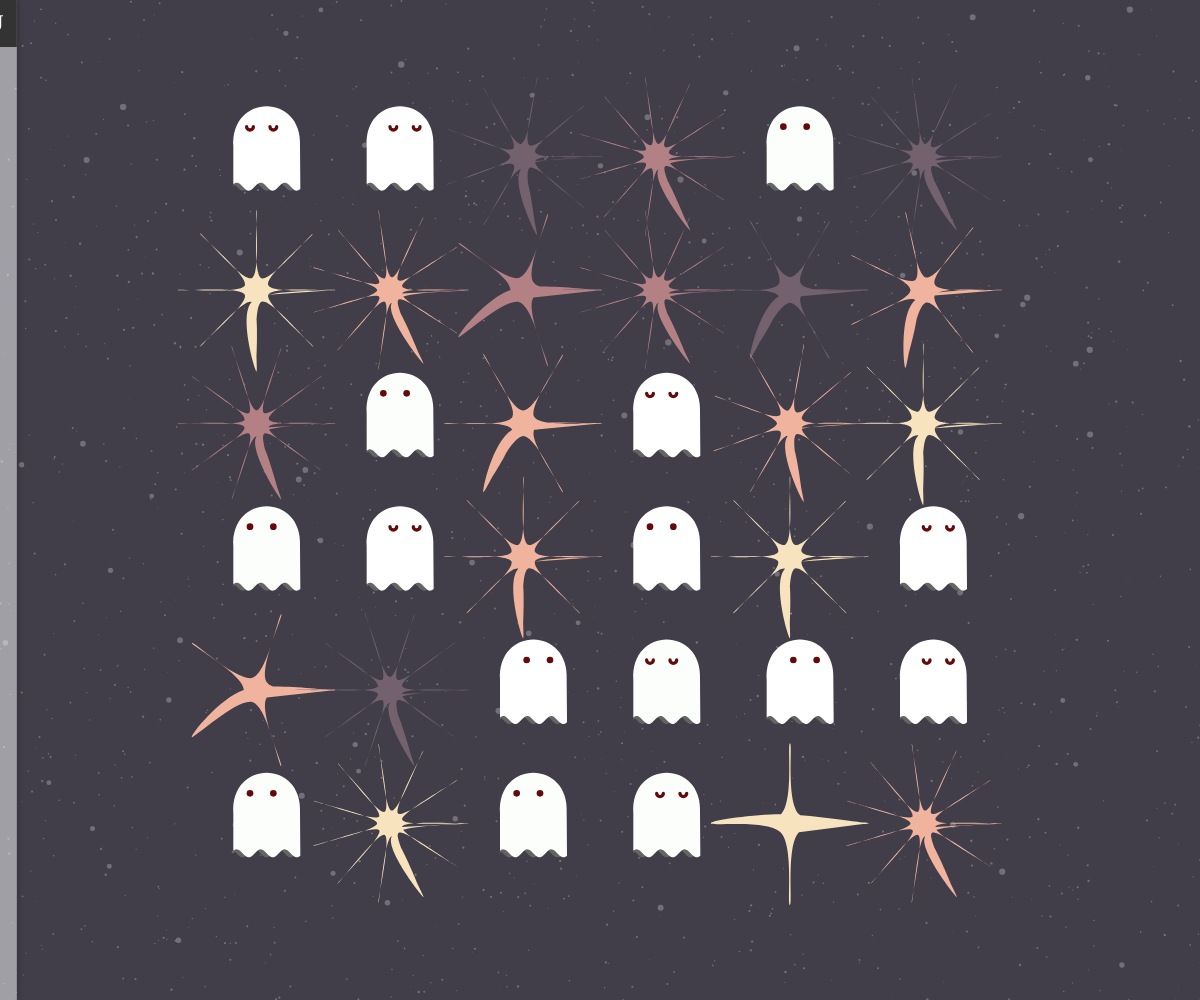
Frame 1 (no input)
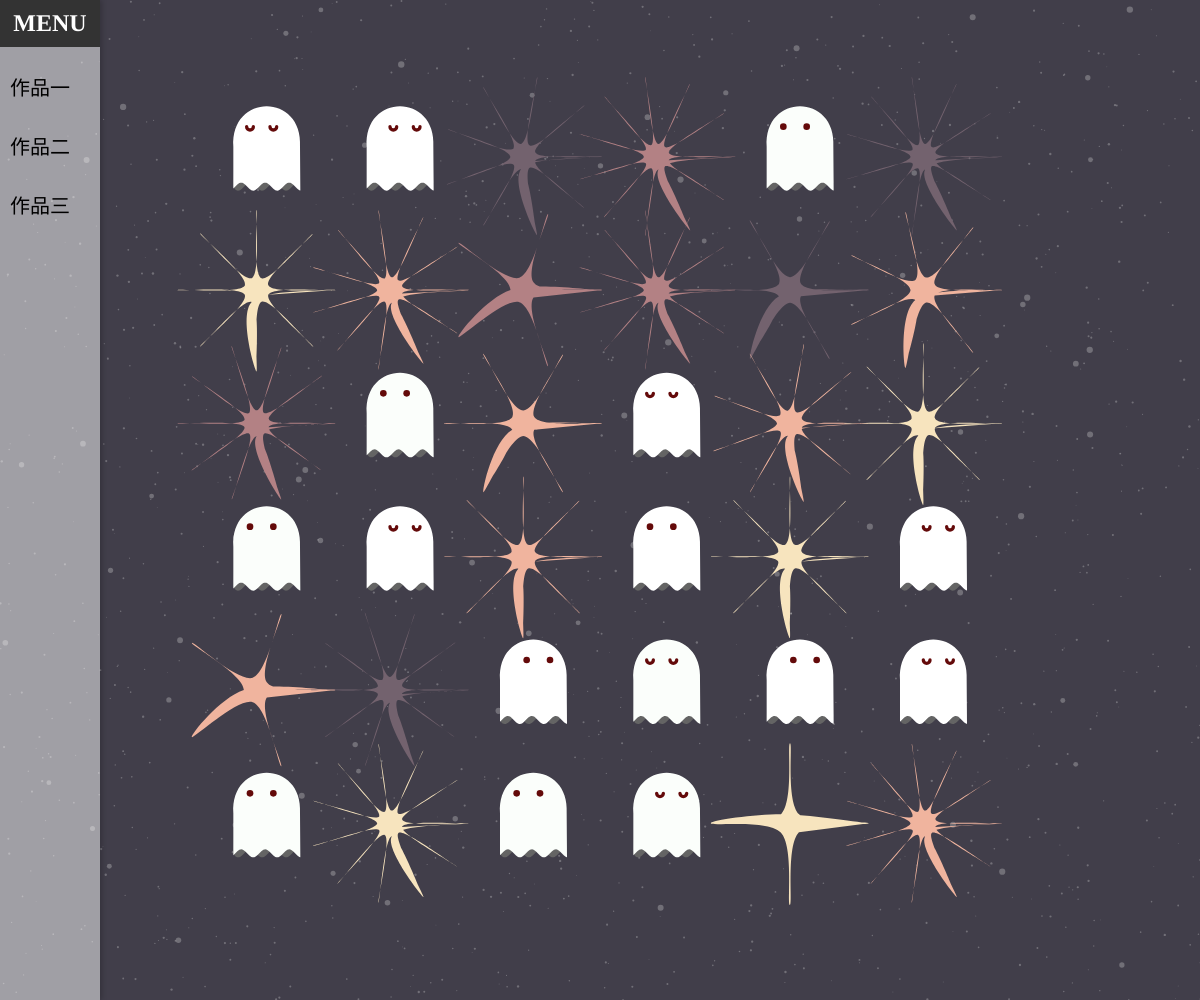
Frame 60 (no input)
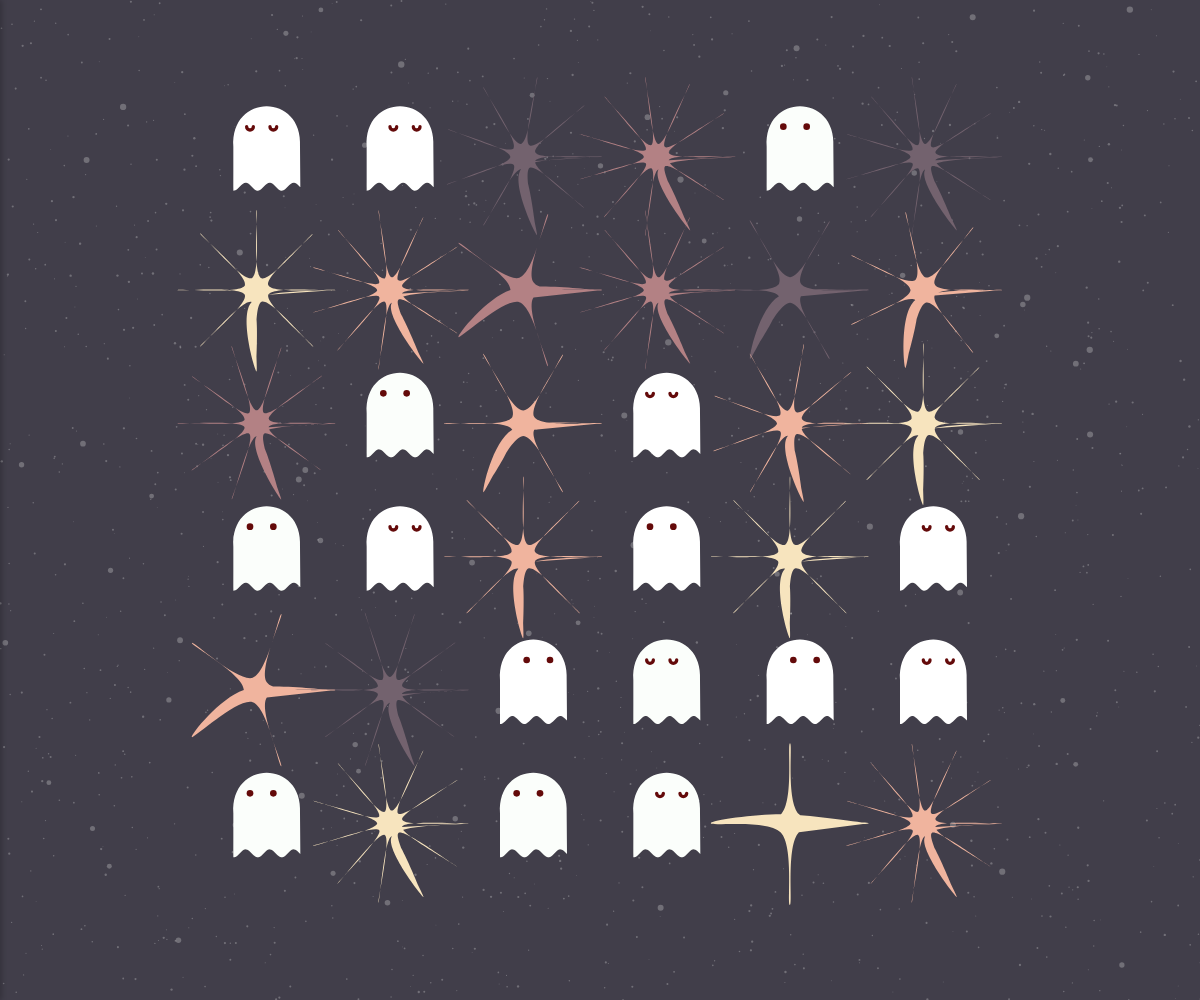
Frame 120 (the mouse pressed at the canvas centre since frame 60)

The p5.js sketch that drew these frames (run headless with seeded random() and noise() and a simulated clock; from frame 60 on, the mouse is pressed at the canvas centre):

// p5.js sketch
// ── sketch.js
//reference[function lines's formula and code]:uila(@muilavalium) https://twitter.com/muilavalium/status/1407907000575565825
//reference [resize]: Bárbara Almeida https://openprocessing.org/crayon/9/1
const palettes = [
	['#413e4a', '#73626e', '#b38184', '#f0b49e', '#f7e4be'],
	['#e8ddcb', '#cdb380', '#036564', '#033649', '#031634'],
	['#223843', '#e9dbce', '#eff1f3', '#dbd3d8', '#d8b4a0', '#d77a61'],
	['#e29578', '#ffffff', '#006d77', '#83c5be', '#ffddd2', '#edf6f9'],
	['#594f4f', '#547980', '#45ada8', '#9de0ad', '#e5fcc2'],
	['#333333', '#8bc9c3', '#ffae43', '#ea432c', '#228345', '#d1d7d3', '#524e9c', '#9dc35e', '#f0a1a1'],
	['#e3cd98', '#c37c2b', '#f6ecce', '#333333', '#386a7a']
];
let a, d, x, y, h, s;
let t = 0.0;
let vel = 0.02;
let bg;
let palette_selected;
let pg, cc;

/** OPC START **/
let seed, formation, colors, fluctuation, star_shape, star_size, ghosts;
if (typeof OPC !== 'undefined') {
    OPC.slider('seed', ~~(Math.random() * 1000), 0, 1000);
    OPC.slider('formation', ~~(Math.random() * (4-1)+1), 1, 3, 1);
    OPC.slider('colors', ~~(Math.random() * palettes.length), 0, palettes.length-1, 1);
    OPC.slider('fluctuation', ~~(Math.random() * 5), 0, 5,1);
    OPC.slider('star_shape', (Math.random().toFixed(2)), 0, 1, 0.01);
    OPC.slider('star_size', ~~(Math.random()*(10-(-10)+(-10))), -10, 10, 0.1);
    OPC.slider('ghosts', (Math.random().toFixed(1)), 0, 1, 0.1);
} else {
    // 后备默认值（可根据需要调整）
    seed = ~~(Math.random() * 1000);
    formation = Math.floor(Math.random() * 3) + 1; // 1..3
    colors = Math.floor(Math.random() * palettes.length);
    fluctuation = Math.floor(Math.random() * 6); // 0..5
    star_shape = parseFloat(Math.random().toFixed(2));
    star_size = (Math.random() * 20) - 10; // -10..10
    ghosts = parseFloat(Math.random().toFixed(1)); // 0.0..1.0
}
/** OPC END **/

function setup() {
	createCanvas(windowWidth, windowHeight);
	pg = createGraphics(width, height)
	pg.fill(220, 80);
	pg.noStroke();
	bg = min(windowWidth*0.8, windowHeight*0.8)
	let bgStarNum = bg * 2
	let bgStarSize = bg * 0.001;
	for (let i = 0; i < bgStarNum; i++) {
		pg.ellipse(random(width), random(height), random(1) < 0.95 ? random(bgStarSize, bgStarSize * 3) : random(bgStarSize * 6, bgStarSize * 8))
	}
}

function windowResized() {
	resizeCanvas(windowWidth, windowHeight);
	//reset();
}

function mouseClicked() {
	shuffle(palette_selected, true);
}

function draw() {
	randomSeed(seed);
	palette_selected = palettes[colors];
	background(palette_selected[0]);
	image(pg, 0, 0)
	noStroke();
 translate(width/2,height/2)
	if (formation == 1) {
		lines();
	} else if (formation == 2) {
		spiral();
	} else if (formation == 3) {
		tile();
	}
	t += vel;
}

function lines() {
	for (let j = -bg/2; j < bg/2; j += bg/4) {
		push();
		translate(-bg / 2-bg*0.1, j)
		let a = PI /12
		rotate(-a / 2);
		push();
    x = bg /4;
		y = x * tan(a / 2);
		h = sqrt(sq(x) + sq(y));
		s = (h + y) / (h - y);

		while (x < bg) {
			let colNum = int(random(1, palette_selected.length));
			cc = color(palette_selected[colNum]);
if (random(1) < ghosts) {
				ghost(x, y+bg*0.04, (1.5 * y),(1.5 * y)* 1.5, random(1) > 0.5 ? 1 : 2, a)
			} else {
				star(x, y+bg*0.04, (1.5 * y)*0.35, cc)
			}
			push();
		translate(bg * 0.15, bg*0.32)
			if (random(1) < ghosts) {
				ghost(bg-x, -y, (1.5 * y), (1.5 * y) * 1.5, random(1) > 0.5 ? 1 : 2, a)
			} else {
				star(bg-x, -y, (1.5 * y) * 0.35, cc)
			}
			pop();
			x = x * s;
			y = y * s;
		}
		pop();
		pop();
	}
}

function spiral() {
	push();
	let pos = createVector(0, 0)
	let step = 2 * PI * 0.08;
	let num2 = (TWO_PI * 10) + PI
	let radius = width * 0.02;
	let pnum = 1.1;
	for (let i = 0; i < num2; i += step) {
		let colNum = int(random(1, palette_selected.length));
		cc = color(palette_selected[colNum]);
		push();
		pos.x = radius * pow(pnum, i) * sin(i);
		pos.y = radius * pow(pnum, i) * cos(i)
		let d = abs(pow(pnum, i) * (bg * 0.018));
		let angle = pos.heading();

		translate(pos.x, pos.y);
		fill(255)
		if (random(1) < ghosts) {
			ghost(0, 0, d, d * 1.5, random(1) > 0.5 ? 1 : 2, angle * 2)
		} else {
			star(0, 0, d * 0.3, cc)
		}
		pop();
	}
	pop();
}

function tile() {
	let count = 6;
	let w =bg / count;
	for (var j = 0; j < count; j++) {
		for (var i = 0; i < count; i++) {
			let colNum = int(random(1, palette_selected.length));
			cc = color(palette_selected[colNum]);
			let x = -bg / 2 + i * w+ w / 2;
			let y = -bg / 2 + j * w+ w / 2;
			push();
			translate( x,  y )
			if (random(1) < ghosts) {
				ghost(0, 0, w, w * 1.5, random(1) > 0.5 ? 1 : 2, 0)
			} else {
				star(0, 0, w * 0.35, cc);
			}
			pop();

		}
	}
}

	function star(x, y, d, cc) {
    push();
    fill(cc);
    noStroke();
    push();
    translate(x, y)
    let points = int(random(3, 12))
    let angle = TAU / points;
    let rBase = d + (d*star_size)*0.1
    let xInit = -10;
    let yInit = -10
    let rDiv = width * 0.01;

    beginShape();
    // 修复：为每次迭代计算 radian，避免未初始化导致 NaN
    for (let i = 0; i < points + 3; i++) {
        let radian = i / points;
        let pN = noise(xInit + (rBase) * cos(TAU * radian) * 0.2, yInit + (rBase) * sin(TAU * radian) * 0.5, t*fluctuation);
        let pR = (rBase) + rDiv * noise(pN);
        let pX = xInit + pR * cos(TAU * radian);
        let pY = yInit + pR * sin(TAU * radian); 
        curveVertex(pX, pY); 
        pX = xInit + (pR * star_shape) * cos(TAU * radian + (angle * 0.5)); 
        pY = yInit + (pR * star_shape) * sin(TAU * radian + (angle * 0.5)); 
        curveVertex(pX, pY);
    }
    endShape(CLOSE);
    pop();
    pop();
	}

	function ghost(x, y, w, h, ran, a) {
		let size = 5;
		let hW = w / (size * 0.8);
		let hH = h / (size);
		let eyecol = color(100, 10, 10)
		let bodycol = ["#ffffff", "#fbfefb"];
		noStroke();
		push();
		translate(x , y - hH * 0.5);
		rotate(a / 2)
		push();
		//leg_shadow-----
		fill(100);
		beginShape();
		vertex(-hW * 0.95, 0);
		vertex(hW * 0.95, 0);
		for (let i = hW; i > -hW + 1; i -= 1) {
			let y = hH + hH / 10 * cos(radians(i / (hW / 500)) + t);
			vertex(i, y);
		}
		vertex(-hW, hH);
		endShape();

		//ghost_body-----
		fill(random(bodycol));
		beginShape();
		vertex(hW, 0);
		bezierVertex(hW * 1.1, -hH * 1.35, -hW * 1.1, -hH * 1.35, -hW, 0);
		vertex(-hW, hH);
		for (let i = -hW; i < hW + 1; i += 1) {
			let y = hH + hH / 10 * sin(radians(i / (hW / 500)) - t);
			vertex(i, y);
		}
		vertex(hW, 0);
		endShape();
		pop();
		//eye
		let rannum = random(1) > 0.5 ? 1 : 2
		if (ran == 1) {

			fill(eyecol);
			strokeCap(ROUND)
			if (rannum == 1) {
				ellipse(-hW / 2, -hH / 2, hW / 5);
				ellipse(hW / 5, -hH / 2, hW / 5);
			} else {
				ellipse(hW / 2, -hH / 2, hW / 5);
				ellipse(-hW / 5, -hH / 2, hW / 5);
			}

		} else {
			stroke(eyecol);
			strokeWeight(hW / 10)
			noFill();
			if (rannum == 1) {
				arc(-hW / 2, -hH / 2, hW / 5, hW / 5, TWO_PI, PI);
				arc(hW / 5, -hH / 2, hW / 5, hW / 5, TWO_PI, PI);
			} else {
				arc(hW / 2, -hH / 2, hW / 5, hW / 5, TWO_PI, PI);
				arc(-hW / 5, -hH / 2, hW / 5, hW / 5, TWO_PI, PI);
			}
		}
		pop();
	}





  
document.addEventListener('DOMContentLoaded', function() {
    const threshold = 100; // 顯示選單的距離閾值 (100 像素)
    const menuWidth = 100; // 選單寬度
    
    // 定義選單項目內容及對應的連結
    const menuItems = [
        { name: '作品一', url: 'https://luluquinyuchin-cloud.github.io/20251014_1/' }, // 保持作品一連結
        { name: '作品二', url: 'https://hackmd.io/@tVINjW-9Sh-zy8GAA_LLcg/HJBgKd12xg' }, // 設定作品二連結
        { name: '作品三', url: '#' } // 保持作品三連結為 #
    ];

    // --- 1. 動態創建選單結構 ---
    
    let menuContainer = document.getElementById('menu-container');
    if (!menuContainer) {
        menuContainer = document.createElement('div');
        menuContainer.id = 'menu-container';
        document.body.appendChild(menuContainer);
    }
    
    // 創建顯眼的 MENU 標籤 (作為選單的標頭/按鈕)
    const menuLabel = document.createElement('div');
    menuLabel.id = 'menu-label';
    menuLabel.textContent = 'MENU';
    menuContainer.appendChild(menuLabel);

    // 創建子選單列表
    const menuList = document.createElement('ul');
    menuList.id = 'main-menu';
    menuContainer.appendChild(menuList);
    
    // 創建選單連結
    menuItems.forEach(item => {
        const listItem = document.createElement('li');
        const link = document.createElement('a');
        link.textContent = item.name; 
        link.href = item.url; // 設定連結
        
        listItem.appendChild(link);
        menuList.appendChild(listItem);
    });

    // --- 2. 應用所有 CSS 樣式 (模擬 CSS 檔案) ---

    // 容器樣式 (實現全高、滑出和隱藏)
    menuContainer.style.position = 'fixed';
    menuContainer.style.top = '0';
    menuContainer.style.left = '0';
    menuContainer.style.width = `${menuWidth}px`;
    menuContainer.style.height = '100vh'; // 全螢幕高度
    menuContainer.style.backgroundColor = 'rgba(255, 255, 255, 0.5)'; // 白色，透明度 50%
    menuContainer.style.zIndex = '1000';
    menuContainer.style.boxShadow = '2px 0 5px rgba(0, 0, 0, 0.2)';
    
    // 初始隱藏狀態：使用 transform 移出畫面
    menuContainer.style.transform = `translateX(-${menuWidth}px)`; 
    menuContainer.style.transition = 'transform 0.3s ease-out'; // 滑動動畫
    
    // --- MENU 標籤樣式 (放大加粗) ---
    menuLabel.style.textAlign = 'center';
    menuLabel.style.padding = '10px 0';
    menuLabel.style.backgroundColor = '#333'; 
    menuLabel.style.color = 'white';
    menuLabel.style.fontSize = '24px'; // 放大
    menuLabel.style.fontWeight = 'bold'; // 加粗
    menuLabel.style.cursor = 'default';

    // 子選單列表樣式 
    menuList.style.listStyleType = 'none';
    menuList.style.padding = '10px 0'; 
    menuList.style.margin = '0';
    
    // 子選單項目樣式和 hover 效果
    menuContainer.querySelectorAll('li a').forEach(link => {
        link.style.display = 'block';
        link.style.padding = '15px 10px';
        link.style.textDecoration = 'none';
        link.style.color = 'black'; // 子選單文字顏色黑色
        link.style.fontSize = '20px'; // 文字大小 20px
        link.style.transition = 'color 0.2s';
        
        // 鼠標靠近子選單顯示紅色文字的交互邏輯
        link.addEventListener('mouseenter', function() {
            this.style.color = 'red';
        });
        link.addEventListener('mouseleave', function() {
            this.style.color = 'black';
        });
    });

    // --- 3. 獲取選單的靜態尺寸 ---
    
    const initialRect = {
        left: 0, 
        top: 0, 
        width: menuWidth,
        height: window.innerHeight 
    };
    
    // 4. 定義顯示/隱藏選單的函數
    const showMenu = () => {
        menuContainer.style.transform = 'translateX(0)';
    };
    
    const hideMenu = () => {
        menuContainer.style.transform = `translateX(-${menuWidth}px)`;
    };

    // --- 5. 鼠標移動監聽邏輯 ---
    document.addEventListener('mousemove', function(event) {
        
        initialRect.height = window.innerHeight; // 更新高度

        const rectX = initialRect.left;
        const rectY = initialRect.top;
        const rectWidth = initialRect.width;
        const rectHeight = initialRect.height;
        
        const mouseX = event.clientX;
        const mouseY = event.clientY;
        
        // 點到矩形的最短距離計算
        let closestX = Math.max(rectX, Math.min(mouseX, rectX + rectWidth));
        let closestY = Math.max(rectY, Math.min(mouseY, rectY + rectHeight));
        
        const distanceX = mouseX - closestX;
        const distanceY = mouseY - closestY;
        const distance = Math.sqrt(distanceX * distanceX + distanceY * distanceY);

        // 判斷邏輯
        if (distance <= threshold) {
            showMenu();
        } else {
            hideMenu();
        }
    });
});
